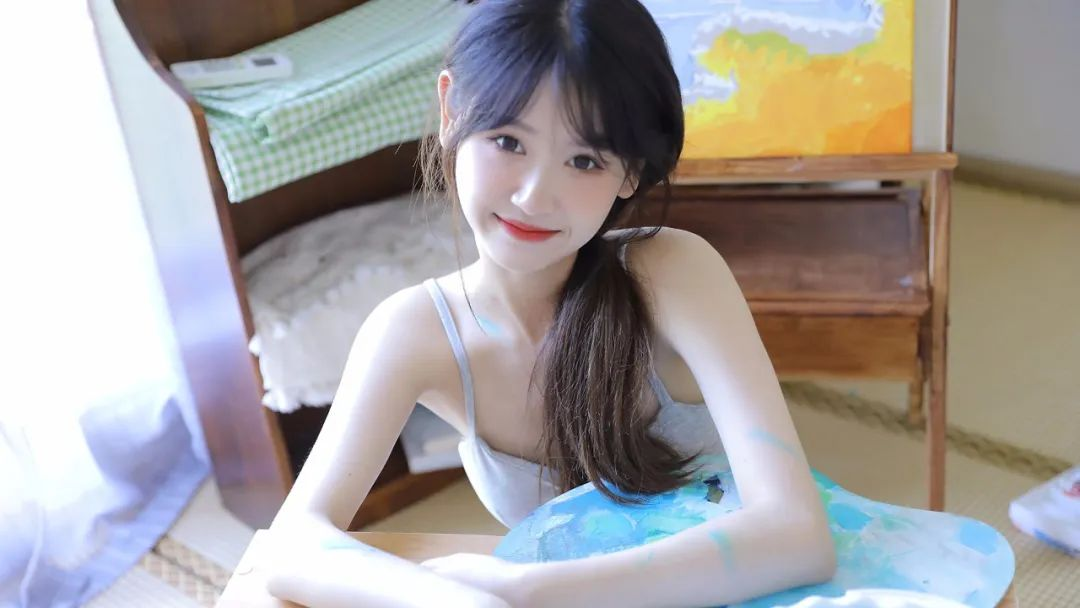
#> input picture OpenCV/10000.jpg, 1080 x 608 px
$ python '图像镜像旋转.py'
#> lines starting #> are read from the running program, lines starting #| are printed output that depends on the picture
import cv2

image = cv2.imread("../10000.jpg")
#> image is the input picture: shape (608, 1080, 3); mean B, G, R 159.3, 160.5, 164.5

# 使用cv2.flip: 对图像进行翻转
# 第一个参数：要翻转的原始图像
# 第二个参数：标志位，0：表示绕x轴进行上下翻转，>0：表示绕y轴进行左右翻转，<0：表示绕x轴和y轴个进行一次翻转
image_flip = cv2.flip(image, -1)
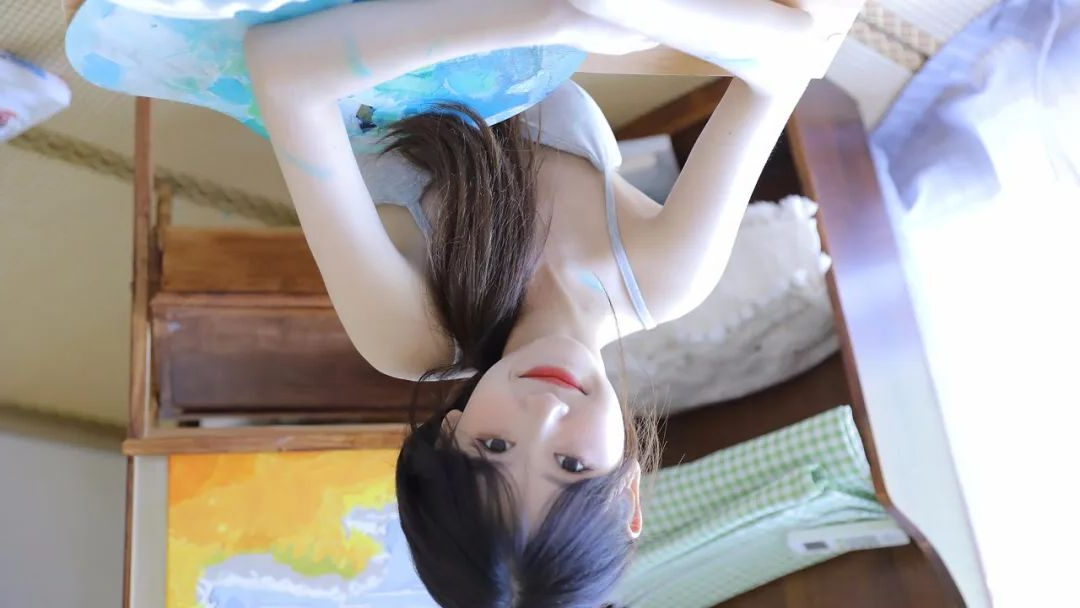
#> image_flip: shape (608, 1080, 3); mean B, G, R 159.3, 160.5, 164.5

cv2.imshow('image', image)
cv2.imshow('image_flip', image_flip)
cv2.waitKey(0)

$ run again, with OpenCV/img.png saved as OpenCV/10000.jpg
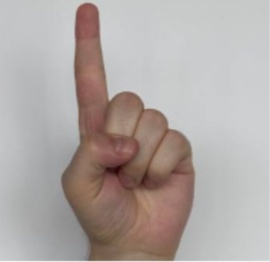
#> input picture OpenCV/img.png, 270 x 262 px
#> image is the input picture: shape (262, 270, 3); mean B, G, R 164.4, 167.4, 175.9
#> `image_flip = cv2.flip(image, -1)`:
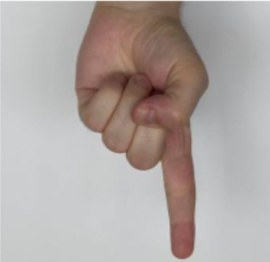
#> image_flip: shape (262, 270, 3); mean B, G, R 164.4, 167.4, 175.9

$ run again, with OpenCV/img_1.png saved as OpenCV/10000.jpg
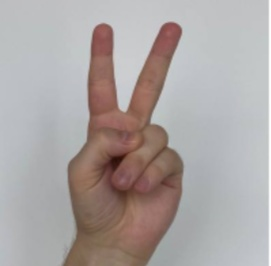
#> input picture OpenCV/img_1.png, 271 x 266 px
#> image is the input picture: shape (266, 271, 3); mean B, G, R 162.9, 164.3, 171.5
#> `image_flip = cv2.flip(image, -1)`:
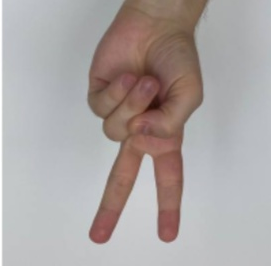
#> image_flip: shape (266, 271, 3); mean B, G, R 162.9, 164.3, 171.5
